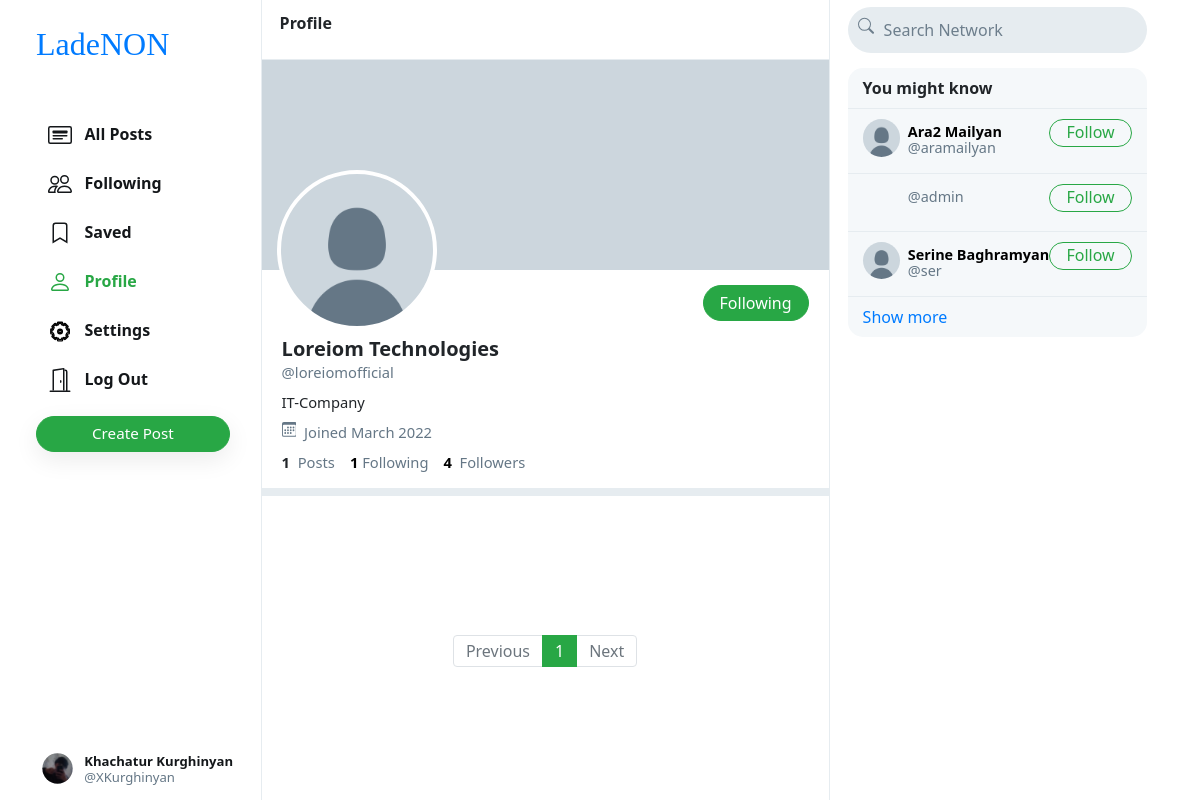
Page /loreiomofficial (signed in) on the committed database.
### network/models.py (models this page shows, shortened)
class User(AbstractUser):
    profile_pic = models.ImageField(upload_to='profile_pic/')
    bio = models.TextField(max_length=160, blank=True, null=True)
    cover = models.ImageField(upload_to='covers/', blank=True)

### network/views.py (the view)
# urls.py: path("<str:username>", views.profile, name='profile'),
def profile(request, username):
    user = User.objects.get(username=username)
    all_posts = Post.objects.filter(creater=user).order_by('-date_created')
    paginator = Paginator(all_posts, 10)
    page_number = request.GET.get('page')
    if page_number == None:
        page_number = 1
    posts = paginator.get_page(page_number)
    followings = []
    suggestions = []
    follower = False
    if request.user.is_authenticated:
        followings = Follower.objects.filter(followers=request.user).values_list('user', flat=True)
        suggestions = User.objects.exclude(pk__in=followings).exclude(username=request.user.username).order_by("?")[:6]
        if request.user in Follower.objects.get(user=user).followers.all():
            follower = True
    follower_count = Follower.objects.get(user=user).followers.all().count()
    following_count = Follower.objects.filter(followers=user).count()
    return render(request, 'network/profile.html', {
        "username": user,
        "posts": posts,
        "posts_count": all_posts.count(),
        "suggestions": suggestions,
        "page": "profile",
        "is_follower": follower,
        "follower_count": follower_count,
        "following_count": following_count
    })

### network/templates/network/profile.html (shortened to what this page needs)
{% extends 'network/index.html' %}
{% load static %}
{% block profile %}
<head>
    <link href="https://pro.fontawesome.com/releases/v5.10.0/css/all.css" rel="stylesheet">
</head>
    <div class="profile-view" data-user="{{username.username}}">
        <div class="cover-image" style="background-image: url(/media/{{username.cover}})"></div>
        <div class="profile-image" style="background-image: url(/media/{{username.profile_pic}})"></div>
        <div class="profile-details">
            <div>
                {% if user.username == username.username %}
                    <button class="btn btn-outline-success float-right" id="edit-profile-btn">Edit Profile</button>
                {% elif is_follower %}
                    <button class="btn btn-success float-right" onclick="unfollow_user(this,'{{username.username}}','edit_page')" id="following-btn">Following</button>
                {% else %}
                    <button class="btn btn-outline-success float-right" onclick="follow_user(this,'{{username.username}}','edit_page')" id="follow-btn">Follow</button>
                {% endif %}
            </div>
            <div class="details-data">
                <h5>{{username.first_name}} {{username.last_name}}</h5>
                <div class="grey">@{{username.username}}
                </div>
                <div class="bio">
                    {% if username.bio is not None %}
                        {{username.bio}}
                    {% endif %}
                </div>
                <div class="grey" style="padding: 8px 0px;">
                    &nbsp;Joined {{username.date_joined | date:"F Y"}}
                </div>
                <div>
                    <strong>
                        {{posts_count}}
                    </strong>
                    &nbsp;<span class="grey">Posts</span>
                    <a href="#">
                        <strong id="following__count">{{following_count | default:0}}</strong>&nbsp;<span class="grey">Following</span>
                    </a>
                    <a href="#">
                        <strong id="follower__count">{{follower_count | default:0}}
                        </strong>&nbsp;<span class="grey">Followers</span>
                    </a>
                </div>
            </div>
        </div>
    </div>
    <div class="space"></div>
{% endblock %}

### network/templates/network/index.html (shortened to what this page needs)
{% extends "network/layout.html" %}
{% load static %}
{% block body %}
    <div class="main-div">
        <div class="left-div">
            <nav class="head heading">
                {% if page == 'all_posts' %}
                    All Posts
                {% elif page == 'following' %}
                    Following
                {% elif page == 'saved' %}
                    Saved
                {% elif page == 'profile' %}
                    Profile
                {% else %}
                    Explore
                {% endif %}
            </nav>
            <div class="left-div-content">
                <div class="posts-view">
                    {% block profile %}
                    {% endblock %}
                    <div class="main-div-content">
                        <nav aria-label="Page navigation example" class="pagination-bar">
                            <ul class="pagination justify-content-center">
                                {% if posts.has_previous %}
                                    <li class="page-item">
                                        <a class="page-link" href="?page={{ posts.previous_page_number | default:1}}" tabindex="-1" aria-disabled="true">Previous</a>
                                    </li>
                                {% else %}
                                    <li class="page-item disabled">
                                        <a class="page-link" href="" tabindex="-1" aria-disabled="true">Previous</a>
                                    </li>
                                {% endif %}
                                {% for each in posts.paginator.page_range %}
                                    {% if each == posts.number %}
                                        <li class="page-item active"><a class="page-link" href="?page={{each}}">{{each}}</a></li>
                                    {% else %}
                                        <li class="page-item"><a class="page-link" href="?page={{each}}">{{each}}</a></li>
                                    {% endif %}
                                {% endfor %}
                                {% if posts.has_next %}
                                    <li class="page-item">
                                        <a class="page-link" href="?page={{ posts.next_page_number }}">Next</a>
                                    </li>
                                {% else %}
                                    <li class="page-item disabled">
                                        <a class="page-link" href="">Next</a>
                                    </li>
                                {% endif %}
                            </ul>
                          </nav>
                    </div>
                </div>
            </div>
        </div>
    </div>
{% endblock %}

### network/templates/network/layout.html (shortened to what this page needs)
{% load static %}
<!DOCTYPE html>
<html lang="en">
    <head>
        <link rel="stylesheet" href="https://stackpath.bootstrapcdn.com/bootstrap/4.4.1/css/bootstrap.min.css">
        <link href="{% static 'network/styles.css' %}" rel="stylesheet">
        <link href="https://pro.fontawesome.com/releases/v5.10.0/css/all.css" rel="stylesheet">
    </head>
    <body>
        <div class="body" data-page="{{page}}">
            <div class="sidenav">
                <a href="{% url 'index' %}" class="navbar-brand">
                    <p style="font-size:32px; font-family:'Playfair Display', serif;">LadeNON</p>
                </a>
                <div style="height: 100%;">
                    <div>
                        <div>
                            <ul>
                                <li class="nav-item" id="all_posts">
                                <a href="{% url 'index' %}" class="nav-link">
                                    <div>
                                        &nbsp;&nbsp;All Posts
                                    </div>
                                </a>
                                </li>
                                {% if user.is_authenticated %}
                                    <li class="nav-item" id="following">
                                        <a href="{% url 'following' %}" class="nav-link">
                                            <div>
                                                &nbsp;&nbsp;Following
                                            </div>
                                        </a>
                                    </li>
                                    <li class="nav-item" id="saved">
                                        <a href="{% url 'saved' %}" class="nav-link">
                                            <div>
                                                <svg width="1.5em" height="1.5em" viewBox="0 0 16 16" class="bi bi-bookmark" fill="currentColor" xmlns="http://www.w3.org/2000/svg">
                                                    <path fill-rule="evenodd" d="M8 12l5 3V3a2 2 0 0 0-2-2H5a2 2 0 0 0-2 2v12l5-3zm-4 1.234l4-2.4 4 2.4V3a1 1 0 0 0-1-1H5a1 1 0 0 0-1 1v10.234z"/>
                                                  </svg>
                                                &nbsp;&nbsp;Saved
                                            </div>
                                        </a>
                                    </li>
                                    <li class="nav-item" id="profile">
                                        <a href="{% url 'profile' user.username %}" class="nav-link">
                                            <div>
                                                &nbsp;&nbsp;Profile
                                            </div>
                                        </a>
                                    </li>
                                    <li class="nav-item" id="saved">
                                        <a href="{% url 'settings' %}" class="nav-link">
                                            <div>
                                                &nbsp;&nbsp;Settings
                                            </div>
                                        </a>
                                    </li>
                                    <li class="nav-item" id="logout">
                                        <a href="{% url 'logout' %}" class="nav-link">
                                            <div>
                                                &nbsp;&nbsp;Log Out
                                            </div>
                                        </a>
                                    </li>
                                {% endif %}
                            </ul>
                        </div>
                        {% if user.is_authenticated %}
                            <button id="popup-btn" class="btn btn-success new-post-btn" onclick="createpost()">Create Post</button>
                        {% endif %}
                    </div>
                    <div style="position: absolute; bottom: 10px;">
                        {% if user.is_authenticated %}
                            <li class="nav-item sidenav-user">
                                <a href="{% url 'profile' user.username %}" class="nav-link">
                                    <div class="user_account">
                                        <div class="small-profilepic" style="float: left; background-image: url(/media/{{user.profile_pic}})"></div>
                                        <div style="height: 2.7vw; margin: auto;">
                                            <div style="margin-top: 4px;"><strong>{{user.first_name}} {{user.last_name}}</strong></div>
                                            <div class="grey" style="margin-top: 4px;">@{{ user.username }}
                                            </div>
                                        </div>
                                    </div>
                                </a>
                            </li>
                        {% endif %}
                    </div>
                </div>
            </div>
            {% block body %}
            {% endblock %}
            <div class="right-div">
                <nav class="head">
                    <form action="#">
                        <div class="search-div">
                            <div>
                            </div>
                            <input type="text" name="query" id="search-box" placeholder="Search Network">
                        </div>
                    </form>
                </nav>
                <div class='right-div-content'>
                    <div class="space" style="background-color: white;"></div>
                    {% if user.is_authenticated %}
                        <div class="suggestion-box">
                            <div class="suggestion-header">
                                You might know
                            </div>
                            {% for suggestion in suggestions %}
                                <div class="suggestion-user">
                                    <div>
                                        <a href="{% url 'profile' suggestion.username %}">
                                            <div class="small-profilepic" style="background-image: url(/media/{{suggestion.profile_pic}})"></div>
                                        </a>
                                    </div>
                                    <div class="user-details">
                                        <a href="{% url 'profile' suggestion.username %}">
                                            <div id="user-name">
                                                <strong>
                                                    {{suggestion.first_name}} {{suggestion.last_name}}
                                                </strong>
                                            </div>
                                            <div class="grey">@{{suggestion.username}}
                                            </div>
                                        </a>
                                    </div>
                                    <div>
                                        <button class="btn btn-outline-success" type="button" onclick="follow_user(this,'{{suggestion.username}}','suggestion')">Follow</button>
                                    </div>
                                </div>
                            {% empty %}
                                    <div style="text-align: center; border-bottom: .5px solid #e6ecf0; padding: 10px 15px;">
                                        <span class="grey" style="font-size: .9em;">No suggestions available.</span>
                                    </div>
                            {% endfor %}
                            <div class="suggestion-footer">
                                <a href="#">Show more</a>
                            </div>
                        </div>
                    {% endif %}
                </div>
            </div>
        </div>
    </body>
</html>

### rows in the picture
User: profile_pic (picture), first_name "Khachatur", last_name "Kurghinyan", username "XKurghinyan"
User: profile_pic (placeholder picture), first_name "Loreiom", last_name "Technologies", username "loreiomofficial", bio "IT-Company", date_joined "March 2022"
User: profile_pic (placeholder picture), first_name "Ara2", last_name "Mailyan", username "aramailyan"
User: username "admin"
User: profile_pic (placeholder picture), first_name "Serine", last_name "Baghramyan", username "ser"

### other values in the picture
{{ posts_count }} "1"
{{ following_count | default:0 }} "1"
{{ follower_count | default:0 }} "4"
{{ each }} "1"
